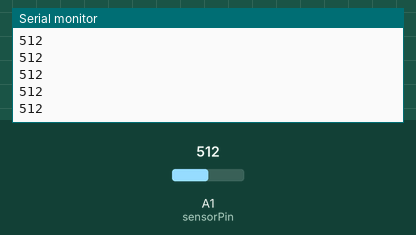
Simulated run of this sketch. Board: Arduino Uno, built with avr-gcc and run on an emulated ATmega328P. On the bench: the last lines printed to the serial monitor. Inputs (shaded band) come from the test bench; at power-on: A1 (sensorPin) = 512.

Above: at 1.2 s.
1.3 s: A1 (sensorPin) set to 716
At 1.76 s:
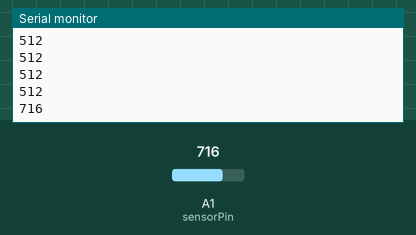
2.8 s: A1 (sensorPin) set to 900
At 2.96 s:
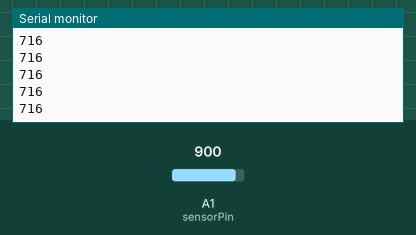
Timing chart, 0 to 5.8 s (numbered marks = the images above; inputs shaded):
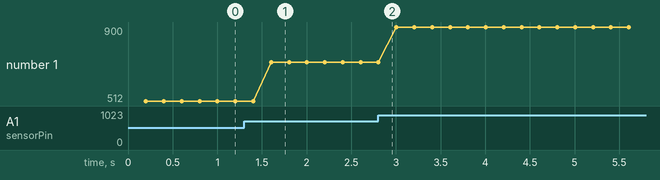

Measured:
- after the input at 1.3 s, the serial monitor: prints a new line after 0.30 s (image 1)
- plotted number 1: 512 → 716 after the input at 1.3 s, 716 → 900 after the input at 2.8 s

The sketch:

LightSensor.ino
```cpp
int sensorPin = A1; // select the input pin for the potentiometer
//int ledPin = 13; // select the pin for the LED
int sensorValue = 0; // variable to store the value coming from the sensor

// Min 0
// Max 1024

void setup() {
//  pinMode(ledPin, OUTPUT);
  Serial.begin(9600);
}
void loop() {
  sensorValue = analogRead(sensorPin);
  //digitalWrite(ledPin, HIGH);
  delay(100);
//  digitalWrite(ledPin, LOW);
  delay(100);
  Serial.println(sensorValue, DEC);
}
```
